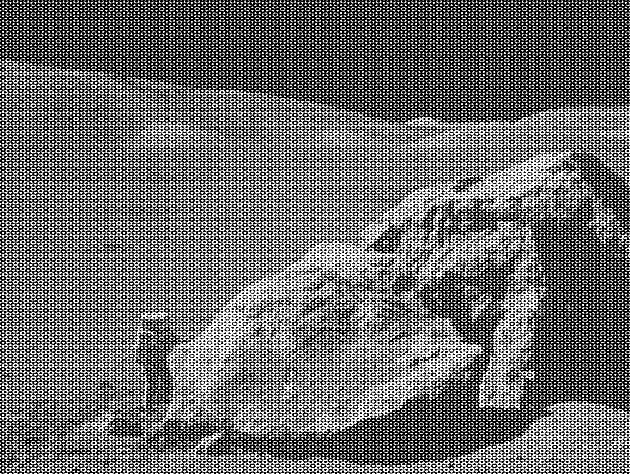
%> input picture Class/images/apolo17_boulder_noisy.tif, 630 x 474 px
$ octave S_RestoreApolo.m   (GNU Octave 9; MATLAB toolbox functions it lacks are replaced by stand-ins)
%> lines starting %> are read from the running program, lines starting %| are printed output that depends on the picture
### Class/functions/Gaussian.m
function L = Gaussian(DimY, DimX, Width)
% Genera una función Gaussiana en una matriz de dimensiones
% DimX*DimY. Las anchura viene dada por Ancho
%
% Sintaxis
% 	L = Gaussian(DimY, DimX, Width);

x = 1:DimX;
y = 1:DimY;

x = x - DimX/2;
y = y - DimY/2;
[X,Y] = meshgrid(x,y);

L = exp(- (X.^2 + Y.^2)/ (Width*Width));

### Class/functions/ifft2shift.m
function F = ifft2shift(f)
% 2D Inverse Fourier Transform.
% The quadrants are shifted before and after the FT
% Then the coordinates origin is taken at the center of the matrix
%
% Sintaxis
%     F = fft2shift(f);

F = fftshift( ifft2 (fftshift (f) ) );

### Class/functions/Convolution.m
function c = Convolution(f1, f2, exit)
%Calcula la convolución entre las dos matrices f1, y f2, de la misma
%dimensión vía transformada de Fourier.
%La salida puede ser real (exit = 'r') o compleja (exit = 'c')
%dependiendo del valor de exit
%Sintaxis
% 	c = Convolution(f1, f2, exit);

% Transformadas de Fourier de las funciones
F1 = fft2shift(f1);
F2 = fft2shift(f2);

% Transformada de Fourier inversa del producto
C = ifft2shift(F1.*F2);
switch exit
	case {'c','C'}
		c = C;
	case {'r', 'R'}
		c = real(C);
	otherwise
		c = real(C);
end

### Class/functions/fft2shift.m
function F = fft2shift(f)
% 2D Fourier Transform.
% The quadrants are shifted before and after the FT
% Then the coordinates origin is taken at the center of the matrix
%
% Sintaxis
%     F = fft2shift(f);

F = fftshift( fft2 (fftshift (f) ) );

### Class/S_RestoreApolo.m
%% Script restauracion
% Restauración de una imagen degradada por un filtro pasa baja
% mediante la aplicación del filtro inverso
clc;
%Limpia la ventana de comandos.
clear ; %Limpia las variables en la memoria
format compact
warning('off');

% Lee la imagen
f = imread('apolo17_boulder_noisy.tif');
%> f is the input picture: size 474x630 uint8; min 0, max 255, mean 108.1
% Seleccionamos una parte de la imagen
f = f(1:470,1:470);
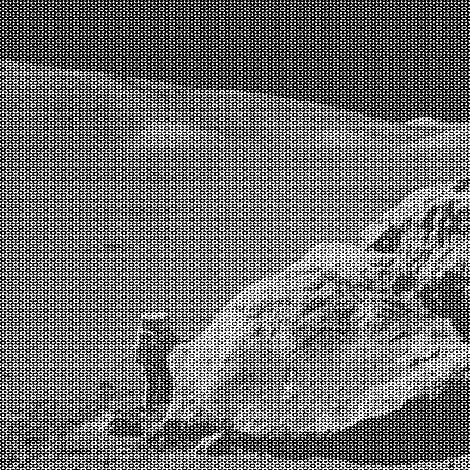
%> f: size 470x470 uint8; min 0, max 255, mean 110.7
s = size(f); % size of the image
%> s = [470 470]


max(max(f));
n = 0;
d = 2;
cte = 1.e-12;

%% Convoluciones con gaussianas y aplicacion del filtro inverso

% Show Image
H=figure(1);
set(H,'Name','Reconstrucción mediante el filtro inverso')
subplot(2,2,1)
	imagesc(f);
	axis equal tight

% TF y dibujo
F = fft2shift(f);
subplot(2,2,3)
	colormap(gray);
	imagesc(log(100+ abs(F)) );
	title('log abs TF')
	axis equal tight

% Función gaussiana de lado
d = d*2;
r = Gaussian(s(2), s(1), d);
subplot(2,2,2)
	imagesc(r);
	titulo = sprintf('Gaussiana de ancho %d', 2*d+1);
	title(titulo)
	axis equal tight

% TF y dibujo
R = fft2shift(r);
% [5 lines of commented-out code are left out]

c = Convolution(f, r, 'r');
%> in ifft2shift, `F = fftshift( ifft2 (fftshift (f) ) );`:
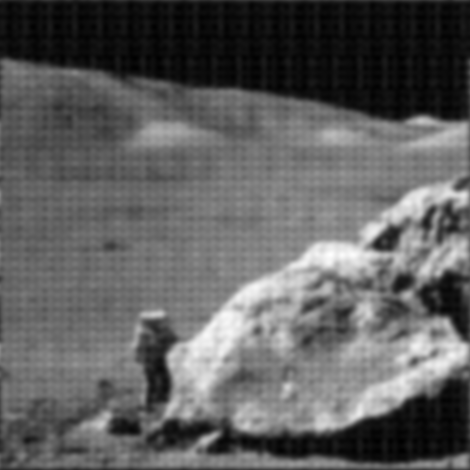
%> F: size 470x470 double; min 3308, max 9368.9, mean 5563; drawn with min black and max white
% [7 lines of commented-out code are left out]
C = fft2shift(c);
% subplot(3,3,6)
% 	colormap(gray);
% 	imagesc(log(100+ abs(C)) );
% 	title('log abs TF convolucion con gausiana')
% 	axis equal tight

% Restuaración supuesto conocida la degradacion
% Inverse Filter
RI = conj(R)./(cte + abs(R).^2);
% [7 lines of commented-out code are left out]
CI = C.*RI;
% [7 lines of commented-out code are left out]
CR = ifft2shift(CI);
subplot(2,2,4)
	colormap(gray);
	imagesc(real(CR) );
	title('Parte Real Funcion reconstruida')
	axis equal tight
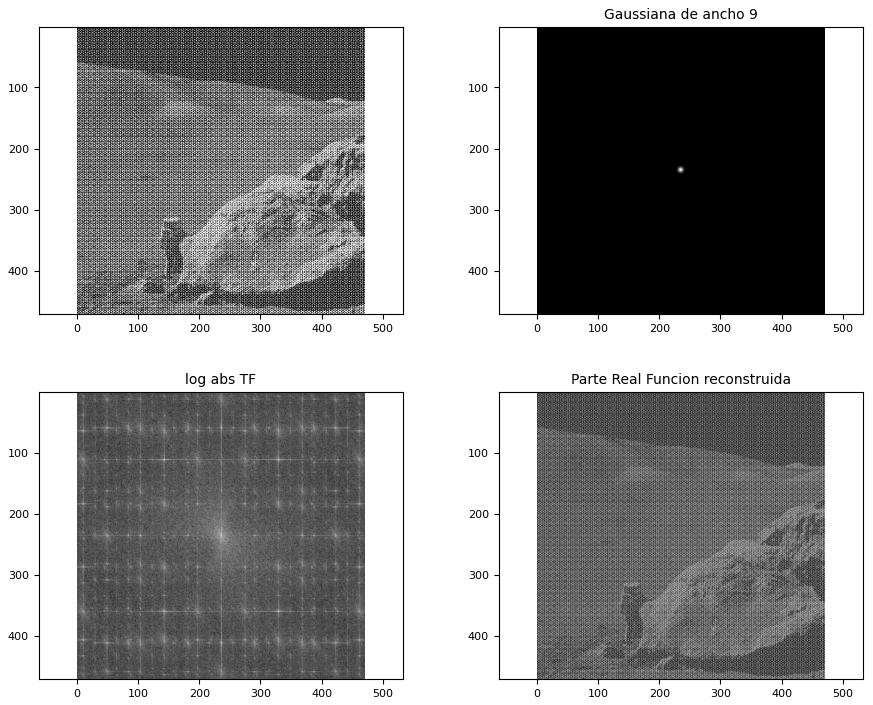
%> figure redrawn from the program's plot data, 4 panels
